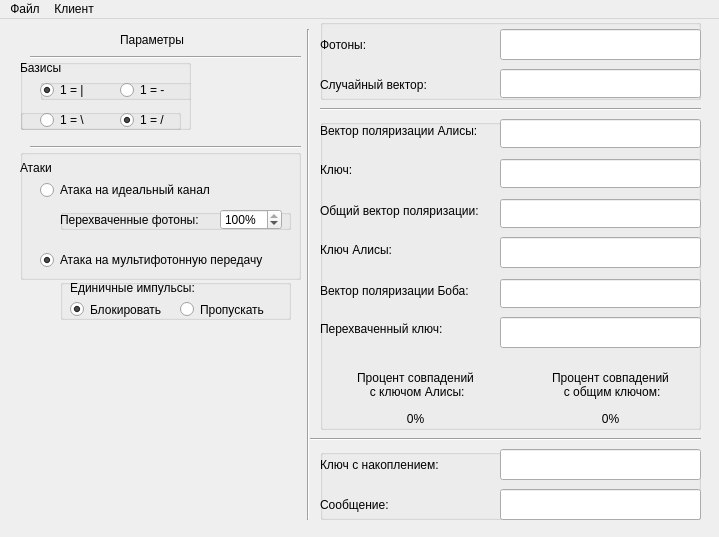
<?xml version="1.0" encoding="UTF-8"?>
<ui version="4.0">
 <class>Eve</class>
 <widget class="QMainWindow" name="Eve">
  <property name="geometry">
   <rect>
    <x>0</x>
    <y>0</y>
    <width>719</width>
    <height>537</height>
   </rect>
  </property>
  <property name="windowTitle">
   <string>Eve</string>
  </property>
  <widget class="QWidget" name="centralWidget">
   <widget class="QLabel" name="label_2">
    <property name="geometry">
     <rect>
      <x>120</x>
      <y>10</y>
      <width>71</width>
      <height>21</height>
     </rect>
    </property>
    <property name="text">
     <string>Параметры</string>
    </property>
   </widget>
   <widget class="QGroupBox" name="groupBox">
    <property name="geometry">
     <rect>
      <x>320</x>
      <y>0</y>
      <width>381</width>
      <height>81</height>
     </rect>
    </property>
    <property name="title">
     <string/>
    </property>
    <widget class="QLineEdit" name="photonsEdit">
     <property name="geometry">
      <rect>
       <x>180</x>
       <y>10</y>
       <width>201</width>
       <height>31</height>
      </rect>
     </property>
     <property name="font">
      <font>
       <family>DejaVu Sans Mono</family>
      </font>
     </property>
     <property name="text">
      <string/>
     </property>
     <property name="readOnly">
      <bool>true</bool>
     </property>
    </widget>
    <widget class="QLabel" name="label_5">
     <property name="geometry">
      <rect>
       <x>0</x>
       <y>10</y>
       <width>131</width>
       <height>31</height>
      </rect>
     </property>
     <property name="text">
      <string>Фотоны:</string>
     </property>
    </widget>
    <widget class="QLabel" name="label">
     <property name="geometry">
      <rect>
       <x>0</x>
       <y>50</y>
       <width>131</width>
       <height>31</height>
      </rect>
     </property>
     <property name="text">
      <string>Случайный вектор:</string>
     </property>
    </widget>
    <widget class="QLineEdit" name="vectorEdit">
     <property name="geometry">
      <rect>
       <x>180</x>
       <y>50</y>
       <width>201</width>
       <height>29</height>
      </rect>
     </property>
     <property name="font">
      <font>
       <family>DejaVu Sans Mono</family>
      </font>
     </property>
     <property name="readOnly">
      <bool>true</bool>
     </property>
    </widget>
   </widget>
   <widget class="QGroupBox" name="groupBox_6">
    <property name="geometry">
     <rect>
      <x>320</x>
      <y>100</y>
      <width>381</width>
      <height>311</height>
     </rect>
    </property>
    <property name="title">
     <string/>
    </property>
    <widget class="QLineEdit" name="aliceVectorEdit">
     <property name="geometry">
      <rect>
       <x>180</x>
       <y>0</y>
       <width>201</width>
       <height>29</height>
      </rect>
     </property>
     <property name="font">
      <font>
       <family>DejaVu Sans Mono</family>
      </font>
     </property>
     <property name="inputMask">
      <string/>
     </property>
     <property name="text">
      <string/>
     </property>
     <property name="readOnly">
      <bool>true</bool>
     </property>
    </widget>
    <widget class="QLabel" name="label_8">
     <property name="geometry">
      <rect>
       <x>0</x>
       <y>1</y>
       <width>171</width>
       <height>21</height>
      </rect>
     </property>
     <property name="text">
      <string>Вектор поляризации Алисы:</string>
     </property>
    </widget>
    <widget class="QLineEdit" name="keyEdit">
     <property name="geometry">
      <rect>
       <x>180</x>
       <y>40</y>
       <width>201</width>
       <height>29</height>
      </rect>
     </property>
     <property name="font">
      <font>
       <family>DejaVu Sans Mono</family>
      </font>
     </property>
     <property name="readOnly">
      <bool>true</bool>
     </property>
    </widget>
    <widget class="QLabel" name="label_3">
     <property name="geometry">
      <rect>
       <x>0</x>
       <y>40</y>
       <width>131</width>
       <height>21</height>
      </rect>
     </property>
     <property name="text">
      <string>Ключ:</string>
     </property>
    </widget>
    <widget class="QLineEdit" name="aliceKeyEdit">
     <property name="geometry">
      <rect>
       <x>180</x>
       <y>118</y>
       <width>201</width>
       <height>31</height>
      </rect>
     </property>
     <property name="font">
      <font>
       <family>DejaVu Sans Mono</family>
      </font>
     </property>
     <property name="inputMask">
      <string/>
     </property>
     <property name="text">
      <string/>
     </property>
     <property name="readOnly">
      <bool>true</bool>
     </property>
    </widget>
    <widget class="QLabel" name="label_10">
     <property name="geometry">
      <rect>
       <x>0</x>
       <y>121</y>
       <width>161</width>
       <height>20</height>
      </rect>
     </property>
     <property name="text">
      <string>Ключ Алисы:</string>
     </property>
    </widget>
    <widget class="QLabel" name="label_9">
     <property name="geometry">
      <rect>
       <x>0</x>
       <y>81</y>
       <width>171</width>
       <height>21</height>
      </rect>
     </property>
     <property name="text">
      <string>Общий вектор поляризации:</string>
     </property>
    </widget>
    <widget class="QLineEdit" name="eveAliceVectorEdit">
     <property name="geometry">
      <rect>
       <x>180</x>
       <y>80</y>
       <width>201</width>
       <height>29</height>
      </rect>
     </property>
     <property name="font">
      <font>
       <family>DejaVu Sans Mono</family>
      </font>
     </property>
     <property name="inputMask">
      <string/>
     </property>
     <property name="text">
      <string/>
     </property>
     <property name="readOnly">
      <bool>true</bool>
     </property>
    </widget>
    <widget class="QLabel" name="alicePercentLabel">
     <property name="geometry">
      <rect>
       <x>30</x>
       <y>290</y>
       <width>131</width>
       <height>20</height>
      </rect>
     </property>
     <property name="text">
      <string>0%</string>
     </property>
     <property name="alignment">
      <set>Qt::AlignCenter</set>
     </property>
    </widget>
    <widget class="QLabel" name="commonPercentLabel">
     <property name="geometry">
      <rect>
       <x>220</x>
       <y>290</y>
       <width>141</width>
       <height>20</height>
      </rect>
     </property>
     <property name="styleSheet">
      <string notr="true"/>
     </property>
     <property name="text">
      <string>0%</string>
     </property>
     <property name="alignment">
      <set>Qt::AlignCenter</set>
     </property>
    </widget>
    <widget class="QLabel" name="label_15">
     <property name="geometry">
      <rect>
       <x>220</x>
       <y>250</y>
       <width>141</width>
       <height>31</height>
      </rect>
     </property>
     <property name="text">
      <string>Процент совпадений
 с общим ключом:</string>
     </property>
     <property name="alignment">
      <set>Qt::AlignCenter</set>
     </property>
    </widget>
    <widget class="QLabel" name="label_13">
     <property name="geometry">
      <rect>
       <x>30</x>
       <y>250</y>
       <width>131</width>
       <height>31</height>
      </rect>
     </property>
     <property name="text">
      <string>Процент совпадений
 с ключом Алисы:</string>
     </property>
     <property name="alignment">
      <set>Qt::AlignCenter</set>
     </property>
    </widget>
    <widget class="QLabel" name="label_14">
     <property name="geometry">
      <rect>
       <x>0</x>
       <y>161</y>
       <width>171</width>
       <height>21</height>
      </rect>
     </property>
     <property name="text">
      <string>Вектор поляризации Боба:</string>
     </property>
    </widget>
    <widget class="QLineEdit" name="commonKeyEdit">
     <property name="geometry">
      <rect>
       <x>180</x>
       <y>198</y>
       <width>201</width>
       <height>31</height>
      </rect>
     </property>
     <property name="font">
      <font>
       <family>DejaVu Sans Mono</family>
      </font>
     </property>
     <property name="inputMask">
      <string/>
     </property>
     <property name="text">
      <string/>
     </property>
     <property name="readOnly">
      <bool>true</bool>
     </property>
    </widget>
    <widget class="QLineEdit" name="bobVectorEdit">
     <property name="geometry">
      <rect>
       <x>180</x>
       <y>160</y>
       <width>201</width>
       <height>29</height>
      </rect>
     </property>
     <property name="font">
      <font>
       <family>DejaVu Sans Mono</family>
      </font>
     </property>
     <property name="inputMask">
      <string/>
     </property>
     <property name="text">
      <string/>
     </property>
     <property name="readOnly">
      <bool>true</bool>
     </property>
    </widget>
    <widget class="QLabel" name="label_16">
     <property name="geometry">
      <rect>
       <x>0</x>
       <y>200</y>
       <width>161</width>
       <height>20</height>
      </rect>
     </property>
     <property name="text">
      <string>Перехваченный ключ:</string>
     </property>
    </widget>
   </widget>
   <widget class="QGroupBox" name="groupBox_5">
    <property name="geometry">
     <rect>
      <x>320</x>
      <y>430</y>
      <width>381</width>
      <height>71</height>
     </rect>
    </property>
    <property name="title">
     <string/>
    </property>
    <widget class="QLineEdit" name="messageEdit">
     <property name="geometry">
      <rect>
       <x>180</x>
       <y>40</y>
       <width>201</width>
       <height>31</height>
      </rect>
     </property>
     <property name="font">
      <font>
       <family>DejaVu Sans</family>
      </font>
     </property>
     <property name="readOnly">
      <bool>true</bool>
     </property>
    </widget>
    <widget class="QLineEdit" name="sumKeyEdit">
     <property name="geometry">
      <rect>
       <x>180</x>
       <y>0</y>
       <width>201</width>
       <height>31</height>
      </rect>
     </property>
     <property name="font">
      <font>
       <family>DejaVu Sans Mono</family>
      </font>
     </property>
     <property name="inputMask">
      <string/>
     </property>
     <property name="text">
      <string/>
     </property>
     <property name="readOnly">
      <bool>true</bool>
     </property>
    </widget>
    <widget class="QLabel" name="label_11">
     <property name="geometry">
      <rect>
       <x>0</x>
       <y>0</y>
       <width>161</width>
       <height>31</height>
      </rect>
     </property>
     <property name="text">
      <string>Ключ с накоплением:</string>
     </property>
    </widget>
    <widget class="QLabel" name="label_12">
     <property name="geometry">
      <rect>
       <x>0</x>
       <y>40</y>
       <width>161</width>
       <height>31</height>
      </rect>
     </property>
     <property name="text">
      <string>Сообщение:</string>
     </property>
    </widget>
   </widget>
   <widget class="Line" name="line_4">
    <property name="geometry">
     <rect>
      <x>320</x>
      <y>80</y>
      <width>381</width>
      <height>21</height>
     </rect>
    </property>
    <property name="orientation">
     <enum>Qt::Horizontal</enum>
    </property>
   </widget>
   <widget class="Line" name="line_5">
    <property name="geometry">
     <rect>
      <x>30</x>
      <y>120</y>
      <width>271</width>
      <height>16</height>
     </rect>
    </property>
    <property name="orientation">
     <enum>Qt::Horizontal</enum>
    </property>
   </widget>
   <widget class="QGroupBox" name="groupBox_2">
    <property name="geometry">
     <rect>
      <x>20</x>
      <y>130</y>
      <width>281</width>
      <height>131</height>
     </rect>
    </property>
    <property name="title">
     <string/>
    </property>
    <widget class="QRadioButton" name="idealButton">
     <property name="geometry">
      <rect>
       <x>20</x>
       <y>30</y>
       <width>191</width>
       <height>22</height>
      </rect>
     </property>
     <property name="text">
      <string>Атака на идеальный канал</string>
     </property>
    </widget>
    <widget class="QRadioButton" name="multiPhotonButton">
     <property name="geometry">
      <rect>
       <x>20</x>
       <y>100</y>
       <width>241</width>
       <height>22</height>
      </rect>
     </property>
     <property name="text">
      <string>Атака на мультифотонную передачу</string>
     </property>
     <property name="checked">
      <bool>true</bool>
     </property>
    </widget>
    <widget class="QLabel" name="label_6">
     <property name="geometry">
      <rect>
       <x>0</x>
       <y>10</y>
       <width>41</width>
       <height>17</height>
      </rect>
     </property>
     <property name="text">
      <string>Атаки</string>
     </property>
    </widget>
    <widget class="QGroupBox" name="idealGroup">
     <property name="geometry">
      <rect>
       <x>40</x>
       <y>60</y>
       <width>231</width>
       <height>21</height>
      </rect>
     </property>
     <property name="title">
      <string/>
     </property>
     <widget class="QLabel" name="label_7">
      <property name="geometry">
       <rect>
        <x>0</x>
        <y>0</y>
        <width>151</width>
        <height>21</height>
       </rect>
      </property>
      <property name="text">
       <string>Перехваченные фотоны:</string>
      </property>
     </widget>
     <widget class="QSpinBox" name="photonCount">
      <property name="geometry">
       <rect>
        <x>160</x>
        <y>0</y>
        <width>62</width>
        <height>21</height>
       </rect>
      </property>
      <property name="suffix">
       <string>%</string>
      </property>
      <property name="maximum">
       <number>100</number>
      </property>
      <property name="singleStep">
       <number>5</number>
      </property>
      <property name="value">
       <number>100</number>
      </property>
     </widget>
    </widget>
   </widget>
   <widget class="QGroupBox" name="groupBox_7">
    <property name="geometry">
     <rect>
      <x>20</x>
      <y>40</y>
      <width>171</width>
      <height>71</height>
     </rect>
    </property>
    <property name="title">
     <string/>
    </property>
    <widget class="QGroupBox" name="groupBox_4">
     <property name="geometry">
      <rect>
       <x>0</x>
       <y>50</y>
       <width>161</width>
       <height>21</height>
      </rect>
     </property>
     <property name="title">
      <string/>
     </property>
     <widget class="QRadioButton" name="verticalNormal">
      <property name="geometry">
       <rect>
        <x>20</x>
        <y>0</y>
        <width>51</width>
        <height>22</height>
       </rect>
      </property>
      <property name="text">
       <string>1 = \</string>
      </property>
     </widget>
     <widget class="QRadioButton" name="verticalInverted">
      <property name="geometry">
       <rect>
        <x>100</x>
        <y>0</y>
        <width>61</width>
        <height>22</height>
       </rect>
      </property>
      <property name="text">
       <string>1 = /</string>
      </property>
      <property name="checked">
       <bool>true</bool>
      </property>
     </widget>
    </widget>
    <widget class="QGroupBox" name="groupBox_3">
     <property name="geometry">
      <rect>
       <x>20</x>
       <y>20</y>
       <width>161</width>
       <height>21</height>
      </rect>
     </property>
     <property name="title">
      <string/>
     </property>
     <widget class="QRadioButton" name="horizontalInverted">
      <property name="geometry">
       <rect>
        <x>0</x>
        <y>0</y>
        <width>51</width>
        <height>22</height>
       </rect>
      </property>
      <property name="text">
       <string>1 = |</string>
      </property>
      <property name="checked">
       <bool>true</bool>
      </property>
     </widget>
     <widget class="QRadioButton" name="horizontalNormal">
      <property name="geometry">
       <rect>
        <x>80</x>
        <y>0</y>
        <width>61</width>
        <height>22</height>
       </rect>
      </property>
      <property name="text">
       <string>1 = -</string>
      </property>
     </widget>
    </widget>
    <widget class="QLabel" name="label_4">
     <property name="geometry">
      <rect>
       <x>0</x>
       <y>0</y>
       <width>54</width>
       <height>17</height>
      </rect>
     </property>
     <property name="text">
      <string>Базисы</string>
     </property>
    </widget>
   </widget>
   <widget class="Line" name="line">
    <property name="geometry">
     <rect>
      <x>300</x>
      <y>10</y>
      <width>16</width>
      <height>491</height>
     </rect>
    </property>
    <property name="orientation">
     <enum>Qt::Vertical</enum>
    </property>
   </widget>
   <widget class="Line" name="line_6">
    <property name="geometry">
     <rect>
      <x>30</x>
      <y>30</y>
      <width>271</width>
      <height>16</height>
     </rect>
    </property>
    <property name="orientation">
     <enum>Qt::Horizontal</enum>
    </property>
   </widget>
   <widget class="QGroupBox" name="noisyGroup">
    <property name="enabled">
     <bool>true</bool>
    </property>
    <property name="geometry">
     <rect>
      <x>60</x>
      <y>260</y>
      <width>231</width>
      <height>41</height>
     </rect>
    </property>
    <property name="title">
     <string/>
    </property>
    <widget class="QRadioButton" name="multiRejectButton">
     <property name="geometry">
      <rect>
       <x>10</x>
       <y>20</y>
       <width>111</width>
       <height>21</height>
      </rect>
     </property>
     <property name="text">
      <string>Блокировать</string>
     </property>
     <property name="checked">
      <bool>true</bool>
     </property>
    </widget>
    <widget class="QLabel" name="multiOneLabel">
     <property name="geometry">
      <rect>
       <x>10</x>
       <y>0</y>
       <width>141</width>
       <height>17</height>
      </rect>
     </property>
     <property name="text">
      <string>Единичные импульсы:</string>
     </property>
    </widget>
    <widget class="QRadioButton" name="multiSendButton">
     <property name="geometry">
      <rect>
       <x>120</x>
       <y>20</y>
       <width>111</width>
       <height>21</height>
      </rect>
     </property>
     <property name="text">
      <string>Пропускать</string>
     </property>
    </widget>
   </widget>
   <widget class="Line" name="line_3">
    <property name="geometry">
     <rect>
      <x>310</x>
      <y>410</y>
      <width>391</width>
      <height>20</height>
     </rect>
    </property>
    <property name="orientation">
     <enum>Qt::Horizontal</enum>
    </property>
   </widget>
  </widget>
  <widget class="QMenuBar" name="menuBar">
   <property name="geometry">
    <rect>
     <x>0</x>
     <y>0</y>
     <width>719</width>
     <height>23</height>
    </rect>
   </property>
   <widget class="QMenu" name="menu">
    <property name="title">
     <string>Файл</string>
    </property>
    <addaction name="loadFromFile"/>
    <addaction name="saveToFIle"/>
    <addaction name="separator"/>
    <addaction name="exit"/>
   </widget>
   <widget class="QMenu" name="menu_2">
    <property name="title">
     <string>Клиент</string>
    </property>
    <addaction name="startStopAction"/>
   </widget>
   <addaction name="menu"/>
   <addaction name="menu_2"/>
  </widget>
  <action name="loadFromFile">
   <property name="text">
    <string>Загрузить настройки из файла</string>
   </property>
  </action>
  <action name="saveToFIle">
   <property name="text">
    <string>Сохранить настройки в файл</string>
   </property>
  </action>
  <action name="exit">
   <property name="text">
    <string>Выход</string>
   </property>
  </action>
  <action name="startStopAction">
   <property name="text">
    <string>Переподключиться к серверу</string>
   </property>
  </action>
 </widget>
 <layoutdefault spacing="6" margin="11"/>
 <resources/>
 <connections/>
</ui>
